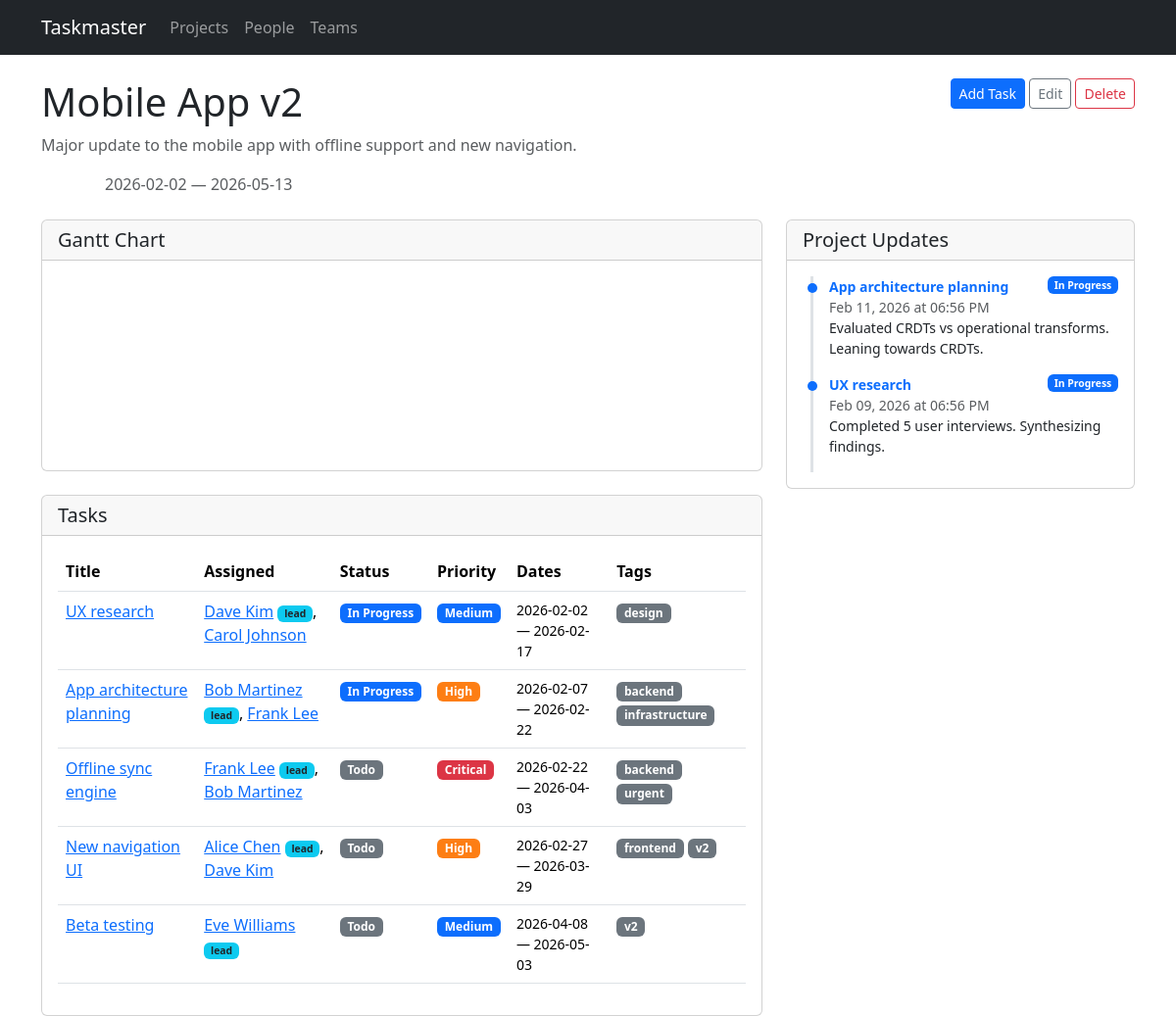
Before: /projects/2 with the older database file.
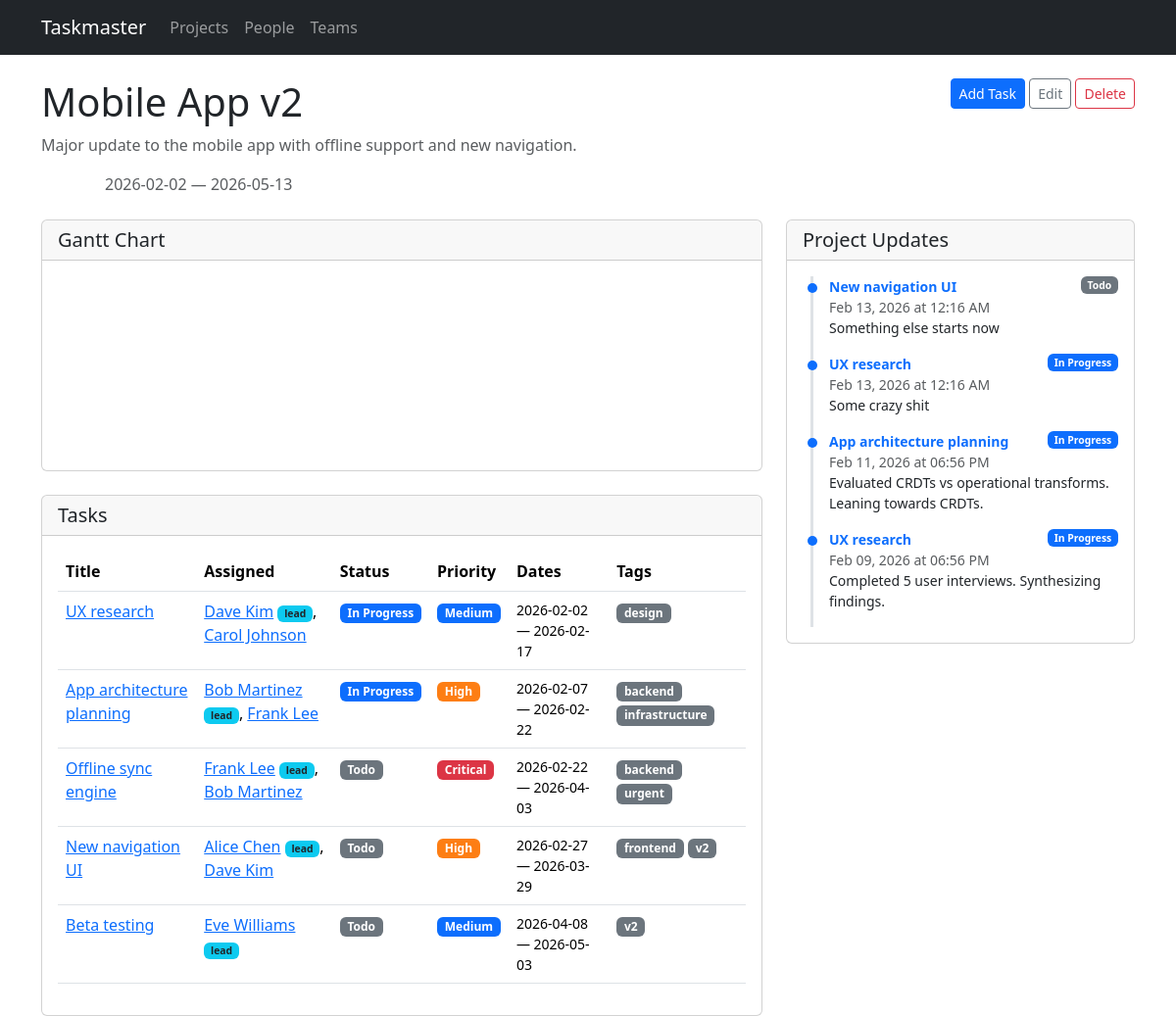
After: the same page with the newer database file.
### models.py (models this page shows, shortened)
class Project(db.Model):
    id = db.Column(db.Integer, primary_key=True)
    name = db.Column(db.String(200), nullable=False)
    description = db.Column(db.Text)
    start_date = db.Column(db.Date)
    end_date = db.Column(db.Date)
    status = db.Column(db.String(20), default='active')  # active, completed, on_hold
    tasks = db.relationship('Task', backref='project', lazy=True, cascade='all, delete-orphan')

class Task(db.Model):
    id = db.Column(db.Integer, primary_key=True)
    title = db.Column(db.String(200), nullable=False)
    description = db.Column(db.Text)
    project_id = db.Column(db.Integer, db.ForeignKey('project.id'), nullable=False)
    start_date = db.Column(db.Date, nullable=False)
    end_date = db.Column(db.Date, nullable=False)
    status = db.Column(db.String(20), default='todo')  # todo, in_progress, done
    priority = db.Column(db.String(20), default='medium')  # low, medium, high, critical
    assignments = db.relationship('TaskAssignment', backref='task', lazy=True,
                                   cascade='all, delete-orphan')
    tags = db.relationship('Tag', secondary=task_tags, backref=db.backref('tasks', lazy=True))
    status_updates = db.relationship('StatusUpdate', backref='task', lazy=True,
                                     order_by='StatusUpdate.created_at.desc()',
                                     cascade='all, delete-orphan')
    dependencies = db.relationship(
        'Task',
        secondary='task_dependency',
        primaryjoin='Task.id == TaskDependency.task_id',
        secondaryjoin='Task.id == TaskDependency.depends_on_id',
        backref=db.backref('dependents', lazy=True),
        lazy=True,
    )
    @property
    def lead(self):
        for a in self.assignments:
            if a.is_lead:
                return a.person
        return None
    @property
    def assignees(self):
        return [a.person for a in self.assignments]

class Person(db.Model):
    id = db.Column(db.Integer, primary_key=True)
    name = db.Column(db.String(120), nullable=False)
    email = db.Column(db.String(120))
    team_id = db.Column(db.Integer, db.ForeignKey('team.id'))
    assignments = db.relationship('TaskAssignment', backref='person', lazy=True)

class Tag(db.Model):
    id = db.Column(db.Integer, primary_key=True)
    name = db.Column(db.String(50), unique=True, nullable=False)

class StatusUpdate(db.Model):
    id = db.Column(db.Integer, primary_key=True)
    task_id = db.Column(db.Integer, db.ForeignKey('task.id'), nullable=False)
    content = db.Column(db.Text, nullable=False)
    created_at = db.Column(db.DateTime, default=datetime.utcnow)

### routes/projects.py (the view)
@bp.route('/projects/<int:id>')
def detail(id):
    project = Project.query.get_or_404(id)
    task_ids = [t.id for t in project.tasks]
    all_updates = StatusUpdate.query.filter(
        StatusUpdate.task_id.in_(task_ids)
    ).order_by(StatusUpdate.created_at.desc()).all() if task_ids else []
    return render_template('projects/detail.html', project=project,
                           all_updates=all_updates)

### templates/projects/detail.html (shortened to what this page needs)
{% extends "base.html" %}
{% block content %}
<div class="d-flex justify-content-between align-items-start mb-3">
    <div>
        <h1>{{ project.name }}</h1>
        {% if project.description %}
        <p class="text-muted">{{ project.description }}</p>
        {% endif %}
        <div class="mb-2">
            <span class="badge badge-{{ project.status }}">{{ project.status | replace('_', ' ') | title }}</span>
            {% if project.start_date %}<span class="text-muted ms-2">{{ project.start_date }}</span>{% endif %}
            {% if project.end_date %}<span class="text-muted"> &mdash; {{ project.end_date }}</span>{% endif %}
        </div>
    </div>
    <div>
        <a href="{{ url_for('tasks.new_task', project_id=project.id) }}" class="btn btn-primary btn-sm">Add Task</a>
        <a href="{{ url_for('projects.edit_project', id=project.id) }}" class="btn btn-outline-secondary btn-sm">Edit</a>
        <form method="post" action="{{ url_for('projects.delete_project', id=project.id) }}" class="d-inline"
              onsubmit="return confirm('Delete this project and all its tasks?')">
            <button type="submit" class="btn btn-outline-danger btn-sm">Delete</button>
        </form>
    </div>
</div>
<div class="row g-4">
<div class="col-lg-8">
    {% if project.tasks %}
    <div class="card mb-4">
        <div class="card-header">
            <h5 class="mb-0">Gantt Chart</h5>
        </div>
        <div class="card-body gantt-container">
            <svg id="gantt"></svg>
        </div>
    </div>
    <div class="card">
        <div class="card-header"><h5 class="mb-0">Tasks</h5></div>
        <div class="card-body">
            <div class="table-responsive">
                <table class="table table-hover">
                    <thead>
                        <tr>
                            <th>Title</th>
                            <th>Assigned</th>
                            <th>Status</th>
                            <th>Priority</th>
                            <th>Dates</th>
                            <th>Tags</th>
                        </tr>
                    </thead>
                    <tbody>
                        {% for task in project.tasks %}
                        <tr>
                            <td><a href="{{ url_for('tasks.detail', id=task.id) }}">{{ task.title }}</a></td>
                            <td>
                                {% if task.assignees %}
                                    {% for person in task.assignees %}
                                    <a href="{{ url_for('people.detail', id=person.id) }}">{{ person.name }}</a>{% if task.lead and person.id == task.lead.id %} <span class="badge bg-info text-dark" style="font-size:0.65em">lead</span>{% endif %}{% if not loop.last %}, {% endif %}
                                    {% endfor %}
                                {% else %}
                                <span class="text-muted">Unassigned</span>
                                {% endif %}
                            </td>
                            <td><span class="badge badge-{{ task.status }}">{{ task.status | replace('_', ' ') | title }}</span></td>
                            <td><span class="badge badge-{{ task.priority }}">{{ task.priority | title }}</span></td>
                            <td class="small">{{ task.start_date }} &mdash; {{ task.end_date }}</td>
                            <td>
                                {% for tag in task.tags %}
                                <span class="badge bg-secondary">{{ tag.name }}</span>
                                {% endfor %}
                            </td>
                        </tr>
                        {% endfor %}
                    </tbody>
                </table>
            </div>
        </div>
    </div>
    {% else %}
    <div class="text-center py-5">
        <p class="text-muted">No tasks yet.</p>
        <a href="{{ url_for('tasks.new_task', project_id=project.id) }}" class="btn btn-primary">Add the first task</a>
    </div>
    {% endif %}
</div>
<div class="col-lg-4">
    <div class="card" style="position: sticky; top: 1rem;">
        <div class="card-header"><h5 class="mb-0">Project Updates</h5></div>
        <div class="card-body" style="max-height: 80vh; overflow-y: auto;">
            {% if all_updates %}
            <div class="status-timeline">
                {% for update in all_updates %}
                <div class="update-item">
                    <div class="d-flex justify-content-between align-items-start">
                        <a href="{{ url_for('tasks.detail', id=update.task.id) }}" class="fw-semibold small text-decoration-none">{{ update.task.title }}</a>
                        <span class="badge badge-{{ update.task.status }}" style="font-size:0.65em">{{ update.task.status | replace('_', ' ') | title }}</span>
                    </div>
                    <div class="text-muted small">{{ update.created_at.strftime('%b %d, %Y at %I:%M %p') }}</div>
                    <div class="small">{{ update.content }}</div>
                </div>
                {% endfor %}
            </div>
            {% else %}
            <p class="text-muted mb-0 small">No updates yet. Add status updates from individual task pages.</p>
            {% endif %}
        </div>
    </div>
</div>
</div>
{% endblock %}

### templates/base.html (shortened to what this page needs)
<!DOCTYPE html>
<html lang="en">
<head>
    <link href="https://cdn.jsdelivr.net/npm/bootstrap@5.3.3/dist/css/bootstrap.min.css" rel="stylesheet">
    <link rel="stylesheet" href="https://cdn.jsdelivr.net/npm/frappe-gantt@0.6.1/dist/frappe-gantt.min.css">
    <link rel="stylesheet" href="{{ url_for('static', filename='style.css') }}">
</head>
<body>
    <nav class="navbar navbar-expand-lg navbar-dark bg-dark">
        <div class="container">
            <a class="navbar-brand" href="{{ url_for('index') }}">Taskmaster</a>
            <div class="collapse navbar-collapse" id="navbarNav">
                <ul class="navbar-nav">
                    <li class="nav-item">
                        <a class="nav-link" href="{{ url_for('projects.list_projects') }}">Projects</a>
                    </li>
                    <li class="nav-item">
                        <a class="nav-link" href="{{ url_for('people.list_people') }}">People</a>
                    </li>
                    <li class="nav-item">
                        <a class="nav-link" href="{{ url_for('teams.list_teams') }}">Teams</a>
                    </li>
                </ul>
            </div>
        </div>
    </nav>
    <main class="container mt-4">
        {% block content %}{% endblock %}
    </main>
</body>
</html>

### static/style.css (style rules this page uses)
.badge-medium { background-color: #0d6efd; }
.badge-high { background-color: #fd7e14; }
.badge-critical { background-color: #dc3545; }
.badge-todo { background-color: #6c757d; }
.badge-in_progress { background-color: #0d6efd; }
.status-timeline { border-left: 3px solid #dee2e6; padding-left: 1rem; margin-left: 0.5rem; }
.status-timeline .update-item { position: relative; padding-bottom: 1rem; }
.status-timeline .update-item::before { content: ''; position: absolute; left: -1.35rem; top: 0.4rem; width: 10px; height: 10px; border-radius: 50%; background: #0d6efd; }
.gantt-container { overflow-x: auto; margin: 1rem 0; }

Changed rows visible on the page:
added StatusUpdate: task "New navigation UI", task.status "Todo", created_at "Feb 13, 2026 at 12:16 AM", content "Something else starts now"
added StatusUpdate: task "UX research", task.status "In Progress", created_at "Feb 13, 2026 at 12:16 AM", content "Some crazy shit"
